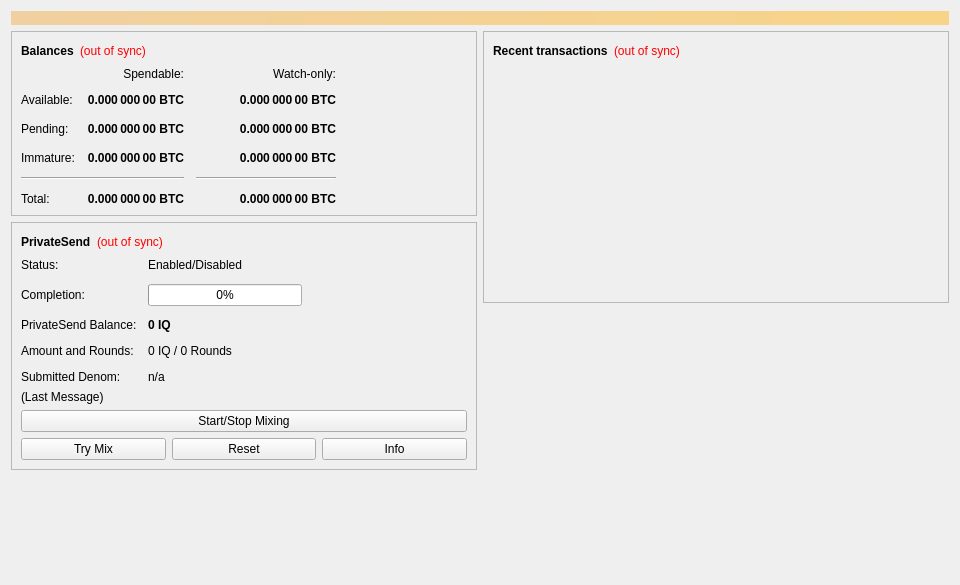
<?xml version="1.0" encoding="UTF-8"?>
<ui version="4.0">
 <class>OverviewPage</class>
 <widget class="QWidget" name="OverviewPage">
  <property name="geometry">
   <rect>
    <x>0</x>
    <y>0</y>
    <width>960</width>
    <height>585</height>
   </rect>
  </property>
  <property name="minimumSize">
   <size>
    <width>960</width>
    <height>0</height>
   </size>
  </property>
  <property name="windowTitle">
   <string>Form</string>
  </property>
  <layout class="QVBoxLayout" name="topLayout">
   <item>
    <widget class="QLabel" name="labelAlerts">
     <property name="visible">
      <bool>false</bool>
     </property>
     <property name="styleSheet">
      <string notr="true">QLabel { background-color: qlineargradient(x1: 0, y1: 0, x2: 1, y2: 0, stop:0 #F0D0A0, stop:1 #F8D488); color:#000000; }</string>
     </property>
     <property name="wordWrap">
      <bool>true</bool>
     </property>
     <property name="margin">
      <number>3</number>
     </property>
     <property name="textInteractionFlags">
      <set>Qt::TextSelectableByMouse</set>
     </property>
    </widget>
   </item>
   <item>
    <layout class="QHBoxLayout" name="horizontalLayout" stretch="1,1">
     <item>
      <layout class="QVBoxLayout" name="verticalLayout_2">
       <item>
        <widget class="QFrame" name="frame">
         <property name="frameShape">
          <enum>QFrame::StyledPanel</enum>
         </property>
         <property name="frameShadow">
          <enum>QFrame::Raised</enum>
         </property>
         <layout class="QVBoxLayout" name="verticalLayout_4">
          <item>
           <layout class="QHBoxLayout" name="horizontalLayout_4">
            <item>
             <widget class="QLabel" name="label_5">
              <property name="font">
               <font>
                <weight>75</weight>
                <bold>true</bold>
               </font>
              </property>
              <property name="text">
               <string>Balances</string>
              </property>
             </widget>
            </item>
            <item>
             <widget class="QLabel" name="labelWalletStatus">
              <property name="toolTip">
               <string>The displayed information may be out of date. Your wallet automatically synchronizes with the IQcash network after a connection is established, but this process has not completed yet.</string>
              </property>
              <property name="styleSheet">
               <string notr="true">QLabel { color: red; }</string>
              </property>
              <property name="text">
               <string notr="true">(out of sync)</string>
              </property>
              <property name="alignment">
               <set>Qt::AlignLeading|Qt::AlignLeft|Qt::AlignVCenter</set>
              </property>
             </widget>
            </item>
            <item>
             <spacer name="horizontalSpacer_3">
              <property name="orientation">
               <enum>Qt::Horizontal</enum>
              </property>
              <property name="sizeHint" stdset="0">
               <size>
                <width>40</width>
                <height>20</height>
               </size>
              </property>
             </spacer>
            </item>
           </layout>
          </item>
          <item>
           <layout class="QGridLayout" name="gridLayout">
            <property name="spacing">
             <number>12</number>
            </property>
            <item row="2" column="2">
             <widget class="QLabel" name="labelWatchPending">
              <property name="font">
               <font>
                <weight>75</weight>
                <bold>true</bold>
               </font>
              </property>
              <property name="cursor">
               <cursorShape>IBeamCursor</cursorShape>
              </property>
              <property name="toolTip">
               <string>Unconfirmed transactions to watch-only addresses</string>
              </property>
              <property name="text">
               <string notr="true">0.000 000 00 BTC</string>
              </property>
              <property name="alignment">
               <set>Qt::AlignRight|Qt::AlignTrailing|Qt::AlignVCenter</set>
              </property>
              <property name="textInteractionFlags">
               <set>Qt::LinksAccessibleByMouse|Qt::TextSelectableByKeyboard|Qt::TextSelectableByMouse</set>
              </property>
             </widget>
            </item>
            <item row="2" column="1">
             <widget class="QLabel" name="labelUnconfirmed">
              <property name="font">
               <font>
                <weight>75</weight>
                <bold>true</bold>
               </font>
              </property>
              <property name="cursor">
               <cursorShape>IBeamCursor</cursorShape>
              </property>
              <property name="toolTip">
               <string>Total of transactions that have yet to be confirmed, and do not yet count toward the spendable balance</string>
              </property>
              <property name="text">
               <string notr="true">0.000 000 00 BTC</string>
              </property>
              <property name="alignment">
               <set>Qt::AlignRight|Qt::AlignTrailing|Qt::AlignVCenter</set>
              </property>
              <property name="textInteractionFlags">
               <set>Qt::LinksAccessibleByMouse|Qt::TextSelectableByKeyboard|Qt::TextSelectableByMouse</set>
              </property>
             </widget>
            </item>
            <item row="3" column="2">
             <widget class="QLabel" name="labelWatchImmature">
              <property name="font">
               <font>
                <weight>75</weight>
                <bold>true</bold>
               </font>
              </property>
              <property name="cursor">
               <cursorShape>IBeamCursor</cursorShape>
              </property>
              <property name="toolTip">
               <string>Mined balance in watch-only addresses that has not yet matured</string>
              </property>
              <property name="text">
               <string notr="true">0.000 000 00 BTC</string>
              </property>
              <property name="alignment">
               <set>Qt::AlignRight|Qt::AlignTrailing|Qt::AlignVCenter</set>
              </property>
              <property name="textInteractionFlags">
               <set>Qt::LinksAccessibleByMouse|Qt::TextSelectableByKeyboard|Qt::TextSelectableByMouse</set>
              </property>
             </widget>
            </item>
            <item row="4" column="0" colspan="2">
             <widget class="Line" name="lineSpendableBalance">
              <property name="orientation">
               <enum>Qt::Horizontal</enum>
              </property>
             </widget>
            </item>
            <item row="4" column="2">
             <widget class="Line" name="lineWatchBalance">
              <property name="sizePolicy">
               <sizepolicy hsizetype="Preferred" vsizetype="Fixed">
                <horstretch>0</horstretch>
                <verstretch>0</verstretch>
               </sizepolicy>
              </property>
              <property name="minimumSize">
               <size>
                <width>140</width>
                <height>0</height>
               </size>
              </property>
              <property name="orientation">
               <enum>Qt::Horizontal</enum>
              </property>
             </widget>
            </item>
            <item row="5" column="0">
             <widget class="QLabel" name="labelTotalText">
              <property name="text">
               <string>Total:</string>
              </property>
             </widget>
            </item>
            <item row="3" column="1">
             <widget class="QLabel" name="labelImmature">
              <property name="font">
               <font>
                <weight>75</weight>
                <bold>true</bold>
               </font>
              </property>
              <property name="cursor">
               <cursorShape>IBeamCursor</cursorShape>
              </property>
              <property name="toolTip">
               <string>Mined balance that has not yet matured</string>
              </property>
              <property name="text">
               <string notr="true">0.000 000 00 BTC</string>
              </property>
              <property name="alignment">
               <set>Qt::AlignRight|Qt::AlignTrailing|Qt::AlignVCenter</set>
              </property>
              <property name="textInteractionFlags">
               <set>Qt::LinksAccessibleByMouse|Qt::TextSelectableByKeyboard|Qt::TextSelectableByMouse</set>
              </property>
             </widget>
            </item>
            <item row="2" column="3">
             <spacer name="horizontalSpacer_2">
              <property name="orientation">
               <enum>Qt::Horizontal</enum>
              </property>
              <property name="sizeHint" stdset="0">
               <size>
                <width>40</width>
                <height>20</height>
               </size>
              </property>
             </spacer>
            </item>
            <item row="3" column="0">
             <widget class="QLabel" name="labelImmatureText">
              <property name="text">
               <string>Immature:</string>
              </property>
             </widget>
            </item>
            <item row="5" column="1">
             <widget class="QLabel" name="labelTotal">
              <property name="font">
               <font>
                <weight>75</weight>
                <bold>true</bold>
               </font>
              </property>
              <property name="cursor">
               <cursorShape>IBeamCursor</cursorShape>
              </property>
              <property name="toolTip">
               <string>Your current total balance</string>
              </property>
              <property name="text">
               <string notr="true">0.000 000 00 BTC</string>
              </property>
              <property name="alignment">
               <set>Qt::AlignRight|Qt::AlignTrailing|Qt::AlignVCenter</set>
              </property>
              <property name="textInteractionFlags">
               <set>Qt::LinksAccessibleByMouse|Qt::TextSelectableByKeyboard|Qt::TextSelectableByMouse</set>
              </property>
             </widget>
            </item>
            <item row="5" column="2">
             <widget class="QLabel" name="labelWatchTotal">
              <property name="font">
               <font>
                <weight>75</weight>
                <bold>true</bold>
               </font>
              </property>
              <property name="cursor">
               <cursorShape>IBeamCursor</cursorShape>
              </property>
              <property name="toolTip">
               <string>Current total balance in watch-only addresses</string>
              </property>
              <property name="text">
               <string notr="true">0.000 000 00 BTC</string>
              </property>
              <property name="alignment">
               <set>Qt::AlignRight|Qt::AlignTrailing|Qt::AlignVCenter</set>
              </property>
              <property name="textInteractionFlags">
               <set>Qt::LinksAccessibleByMouse|Qt::TextSelectableByKeyboard|Qt::TextSelectableByMouse</set>
              </property>
             </widget>
            </item>
            <item row="0" column="2">
             <widget class="QLabel" name="labelWatchonly">
              <property name="text">
               <string>Watch-only:</string>
              </property>
              <property name="alignment">
               <set>Qt::AlignRight|Qt::AlignTrailing|Qt::AlignVCenter</set>
              </property>
             </widget>
            </item>
            <item row="1" column="0">
             <widget class="QLabel" name="labelBalanceText">
              <property name="text">
               <string>Available:</string>
              </property>
             </widget>
            </item>
            <item row="1" column="1">
             <widget class="QLabel" name="labelBalance">
              <property name="font">
               <font>
                <weight>75</weight>
                <bold>true</bold>
               </font>
              </property>
              <property name="cursor">
               <cursorShape>IBeamCursor</cursorShape>
              </property>
              <property name="toolTip">
               <string>Your current spendable balance</string>
              </property>
              <property name="text">
               <string notr="true">0.000 000 00 BTC</string>
              </property>
              <property name="alignment">
               <set>Qt::AlignRight|Qt::AlignTrailing|Qt::AlignVCenter</set>
              </property>
              <property name="textInteractionFlags">
               <set>Qt::LinksAccessibleByMouse|Qt::TextSelectableByKeyboard|Qt::TextSelectableByMouse</set>
              </property>
             </widget>
            </item>
            <item row="1" column="2">
             <widget class="QLabel" name="labelWatchAvailable">
              <property name="font">
               <font>
                <weight>75</weight>
                <bold>true</bold>
               </font>
              </property>
              <property name="cursor">
               <cursorShape>IBeamCursor</cursorShape>
              </property>
              <property name="toolTip">
               <string>Your current balance in watch-only addresses</string>
              </property>
              <property name="text">
               <string notr="true">0.000 000 00 BTC</string>
              </property>
              <property name="alignment">
               <set>Qt::AlignRight|Qt::AlignTrailing|Qt::AlignVCenter</set>
              </property>
              <property name="textInteractionFlags">
               <set>Qt::LinksAccessibleByMouse|Qt::TextSelectableByKeyboard|Qt::TextSelectableByMouse</set>
              </property>
             </widget>
            </item>
            <item row="2" column="0">
             <widget class="QLabel" name="labelPendingText">
              <property name="text">
               <string>Pending:</string>
              </property>
             </widget>
            </item>
            <item row="0" column="1">
             <widget class="QLabel" name="labelSpendable">
              <property name="text">
               <string>Spendable:</string>
              </property>
              <property name="alignment">
               <set>Qt::AlignRight|Qt::AlignTrailing|Qt::AlignVCenter</set>
              </property>
             </widget>
            </item>
           </layout>
          </item>
         </layout>
        </widget>
       </item>
       <item>
        <widget class="QFrame" name="framePrivateSend">
         <property name="layoutDirection">
          <enum>Qt::LeftToRight</enum>
         </property>
         <property name="frameShape">
          <enum>QFrame::StyledPanel</enum>
         </property>
         <property name="frameShadow">
          <enum>QFrame::Raised</enum>
         </property>
         <layout class="QVBoxLayout" name="VerticalLayout_PS1">
          <item>
           <layout class="QHBoxLayout" name="horizontalLayout_5">
            <item>
             <widget class="QLabel" name="labelPrivateSendHeader">
              <property name="font">
               <font>
                <weight>75</weight>
                <bold>true</bold>
               </font>
              </property>
              <property name="text">
               <string>PrivateSend</string>
              </property>
             </widget>
            </item>
            <item>
             <widget class="QLabel" name="labelPrivateSendSyncStatus">
              <property name="toolTip">
               <string>The displayed information may be out of date. Your wallet automatically synchronizes with the IQcash network after a connection is established, but this process has not completed yet.</string>
              </property>
              <property name="styleSheet">
               <string notr="true">QLabel { color: red; }</string>
              </property>
              <property name="text">
               <string notr="true">(out of sync)</string>
              </property>
              <property name="alignment">
               <set>Qt::AlignLeading|Qt::AlignLeft|Qt::AlignVCenter</set>
              </property>
             </widget>
            </item>
            <item>
             <spacer name="horizontalSpacer_4">
              <property name="orientation">
               <enum>Qt::Horizontal</enum>
              </property>
              <property name="sizeHint" stdset="0">
               <size>
                <width>40</width>
                <height>20</height>
               </size>
              </property>
             </spacer>
            </item>
           </layout>
          </item>
          <item>
           <layout class="QFormLayout" name="privateSendFormLayout">
            <property name="fieldGrowthPolicy">
             <enum>QFormLayout::AllNonFixedFieldsGrow</enum>
            </property>
            <property name="horizontalSpacing">
             <number>11</number>
            </property>
            <property name="verticalSpacing">
             <number>12</number>
            </property>
            <item row="0" column="0">
             <widget class="QLabel" name="labelPrivateSendEnabledText">
              <property name="text">
               <string>Status:</string>
              </property>
             </widget>
            </item>
            <item row="0" column="1">
             <widget class="QLabel" name="labelPrivateSendEnabled">
              <property name="text">
               <string>Enabled/Disabled</string>
              </property>
             </widget>
            </item>
            <item row="1" column="0">
             <widget class="QLabel" name="labelCompletitionText">
              <property name="text">
               <string>Completion:</string>
              </property>
             </widget>
            </item>
            <item row="1" column="1">
             <widget class="QProgressBar" name="privateSendProgress">
              <property name="maximumSize">
               <size>
                <width>154</width>
                <height>16777215</height>
               </size>
              </property>
              <property name="value">
               <number>0</number>
              </property>
             </widget>
            </item>
            <item row="2" column="0">
             <widget class="QLabel" name="labelAnonymizedText">
              <property name="text">
               <string>PrivateSend Balance:</string>
              </property>
             </widget>
            </item>
            <item row="2" column="1">
             <widget class="QLabel" name="labelAnonymized">
              <property name="font">
               <font>
                <weight>75</weight>
                <bold>true</bold>
               </font>
              </property>
              <property name="text">
               <string notr="true">0 IQ</string>
              </property>
             </widget>
            </item>
            <item row="3" column="0">
             <widget class="QLabel" name="labelAmountAndRoundsText">
              <property name="text">
               <string>Amount and Rounds:</string>
              </property>
             </widget>
            </item>
            <item row="3" column="1">
             <widget class="QLabel" name="labelAmountRounds">
              <property name="text">
               <string>0 IQ / 0 Rounds</string>
              </property>
             </widget>
            </item>
            <item row="4" column="0">
             <widget class="QLabel" name="labelSubmittedDenomText">
              <property name="text">
               <string>Submitted Denom:</string>
              </property>
             </widget>
            </item>
            <item row="4" column="1">
             <widget class="QLabel" name="labelSubmittedDenom">
              <property name="toolTip">
               <string>The denominations you submitted to the Masternode.&lt;br&gt;To mix, other users must submit the exact same denominations.</string>
              </property>
              <property name="text">
               <string>n/a</string>
              </property>
             </widget>
            </item>
           </layout>
          </item>
          <item>
           <layout class="QVBoxLayout" name="VerticalLayout_PS">
            <item>
             <widget class="QLabel" name="labelPrivateSendLastMessage">
              <property name="text">
               <string>(Last Message)</string>
              </property>
              <property name="alignment">
               <set>Qt::AlignLeading|Qt::AlignLeft|Qt::AlignTop</set>
              </property>
              <property name="wordWrap">
               <bool>true</bool>
              </property>
             </widget>
            </item>
            <item>
             <widget class="QPushButton" name="togglePrivateSend">
              <property name="sizePolicy">
               <sizepolicy hsizetype="MinimumExpanding" vsizetype="Fixed">
                <horstretch>0</horstretch>
                <verstretch>0</verstretch>
               </sizepolicy>
              </property>
              <property name="text">
               <string>Start/Stop Mixing</string>
              </property>
             </widget>
            </item>
            <item>
             <layout class="QHBoxLayout" name="horizontalLayout_debugbuttons">
              <item>
               <widget class="QPushButton" name="privateSendAuto">
                <property name="sizePolicy">
                 <sizepolicy hsizetype="MinimumExpanding" vsizetype="Fixed">
                  <horstretch>0</horstretch>
                  <verstretch>0</verstretch>
                 </sizepolicy>
                </property>
                <property name="toolTip">
                 <string>Try to manually submit a PrivateSend request.</string>
                </property>
                <property name="text">
                 <string>Try Mix</string>
                </property>
               </widget>
              </item>
              <item>
               <widget class="QPushButton" name="privateSendReset">
                <property name="sizePolicy">
                 <sizepolicy hsizetype="MinimumExpanding" vsizetype="Fixed">
                  <horstretch>0</horstretch>
                  <verstretch>0</verstretch>
                 </sizepolicy>
                </property>
                <property name="toolTip">
                 <string>Reset the current status of PrivateSend (can interrupt PrivateSend if it's in the process of Mixing, which can cost you money!)</string>
                </property>
                <property name="autoFillBackground">
                 <bool>false</bool>
                </property>
                <property name="text">
                 <string>Reset</string>
                </property>
               </widget>
              </item>
              <item>
               <widget class="QPushButton" name="privateSendInfo">
                <property name="sizePolicy">
                 <sizepolicy hsizetype="MinimumExpanding" vsizetype="Fixed">
                  <horstretch>0</horstretch>
                  <verstretch>0</verstretch>
                 </sizepolicy>
                </property>
                <property name="toolTip">
                 <string>Information about PrivateSend and Mixing</string>
                </property>
                <property name="text">
                 <string>Info</string>
                </property>
               </widget>
              </item>
             </layout>
            </item>
           </layout>
          </item>
         </layout>
        </widget>
       </item>
       <item>
        <spacer name="verticalSpacer">
         <property name="orientation">
          <enum>Qt::Vertical</enum>
         </property>
         <property name="sizeHint" stdset="0">
          <size>
           <width>20</width>
           <height>40</height>
          </size>
         </property>
        </spacer>
       </item>
      </layout>
     </item>
     <item>
      <layout class="QVBoxLayout" name="verticalLayout_3">
       <item>
        <widget class="QFrame" name="frame_2">
         <property name="frameShape">
          <enum>QFrame::StyledPanel</enum>
         </property>
         <property name="frameShadow">
          <enum>QFrame::Raised</enum>
         </property>
         <layout class="QVBoxLayout" name="verticalLayout">
          <item>
           <layout class="QHBoxLayout" name="horizontalLayout_2">
            <item>
             <widget class="QLabel" name="label_4">
              <property name="font">
               <font>
                <weight>75</weight>
                <bold>true</bold>
               </font>
              </property>
              <property name="text">
               <string>Recent transactions</string>
              </property>
             </widget>
            </item>
            <item>
             <widget class="QLabel" name="labelTransactionsStatus">
              <property name="toolTip">
               <string>The displayed information may be out of date. Your wallet automatically synchronizes with the IQcash network after a connection is established, but this process has not completed yet.</string>
              </property>
              <property name="styleSheet">
               <string notr="true">QLabel { color: red; }</string>
              </property>
              <property name="text">
               <string notr="true">(out of sync)</string>
              </property>
              <property name="alignment">
               <set>Qt::AlignLeading|Qt::AlignLeft|Qt::AlignVCenter</set>
              </property>
             </widget>
            </item>
            <item>
             <spacer name="horizontalSpacer">
              <property name="orientation">
               <enum>Qt::Horizontal</enum>
              </property>
              <property name="sizeHint" stdset="0">
               <size>
                <width>40</width>
                <height>20</height>
               </size>
              </property>
             </spacer>
            </item>
           </layout>
          </item>
          <item>
           <widget class="QListView" name="listTransactions">
            <property name="styleSheet">
             <string notr="true">QListView { background: transparent; }</string>
            </property>
            <property name="frameShape">
             <enum>QFrame::NoFrame</enum>
            </property>
            <property name="verticalScrollBarPolicy">
             <enum>Qt::ScrollBarAlwaysOff</enum>
            </property>
            <property name="horizontalScrollBarPolicy">
             <enum>Qt::ScrollBarAlwaysOff</enum>
            </property>
            <property name="selectionMode">
             <enum>QAbstractItemView::NoSelection</enum>
            </property>
           </widget>
          </item>
         </layout>
        </widget>
       </item>
       <item>
        <spacer name="verticalSpacer_2">
         <property name="orientation">
          <enum>Qt::Vertical</enum>
         </property>
         <property name="sizeHint" stdset="0">
          <size>
           <width>20</width>
           <height>40</height>
          </size>
         </property>
        </spacer>
       </item>
      </layout>
     </item>
    </layout>
   </item>
  </layout>
 </widget>
 <resources/>
 <connections/>
</ui>
